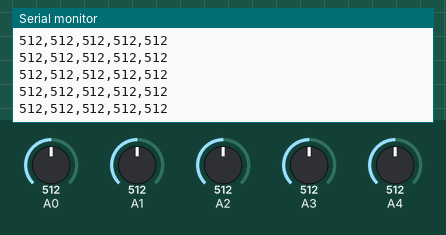
The sketch below on a simulated Arduino Uno, built with avr-gcc and run on an emulated ATmega328P. Shown: the last lines printed to the serial monitor. Inputs (shaded band) come from the test bench; at power-on: A0 = 512, A1 = 512, A2 = 512, A3 = 512, A4 = 512.

Above: at 1.2 s.
1.3 s: A0 set to 716
At 1.32 s:
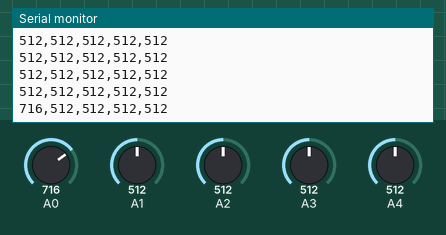
2.8 s: A1 set to 716
At 2.84 s:
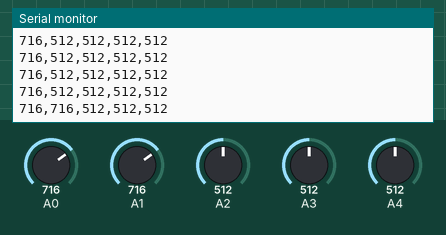
4.3 s: A2 set to 716
At 4.36 s:
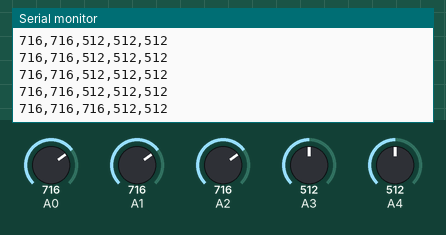
7.3 s: A3 set to 716
At 7.3 s:
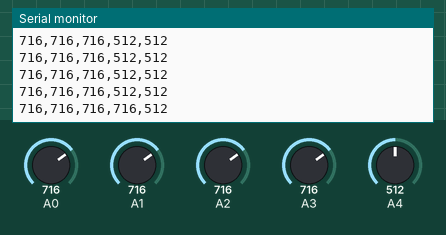
8.8 s: A4 set to 716
At 8.82 s:
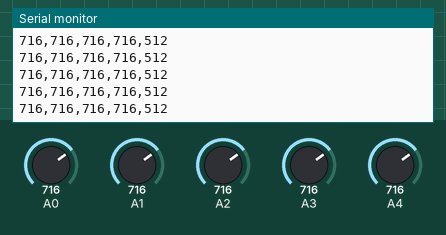
10.3 s: A0 set to 992
At 10.35 s:
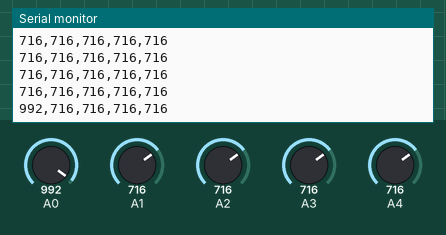
Timing chart, 0 to 12.8 s (numbered marks = the images above; inputs shaded):
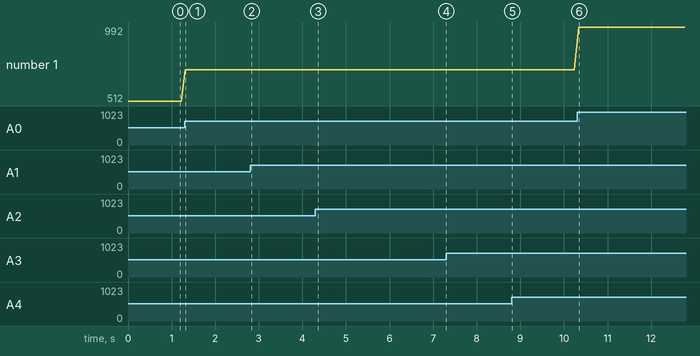

The sketch:

sketch_mar3a.ino
```cpp
void setup() {
  Serial.begin(9600);  // 初始化串口通信
}

void loop() {
  for (int i = 0; i < 5; i++) {
    int sensorValue = analogRead(A0 + i);  // 读取A0-A4的传感器数据
    Serial.print(sensorValue);
    if (i < 4) {
      Serial.print(",");  // 用逗号分隔数据
    }
  }
  Serial.println();  // 换行
  delay(100);        // 适当延迟
}
```

Measured:
- after the input at 1.3 s, the serial monitor: prints a new line at once (image 1)
- after the input at 2.8 s, the serial monitor: prints a new line at once (image 2)
- after the input at 4.3 s, the serial monitor: prints a new line after 0.06 s (image 3)
- after the input at 10.3 s, the serial monitor: prints a new line at once (image 6)
- plotted number 1: 512 → 716 after the input at 1.3 s, 716 → 992 after the input at 10.3 s
